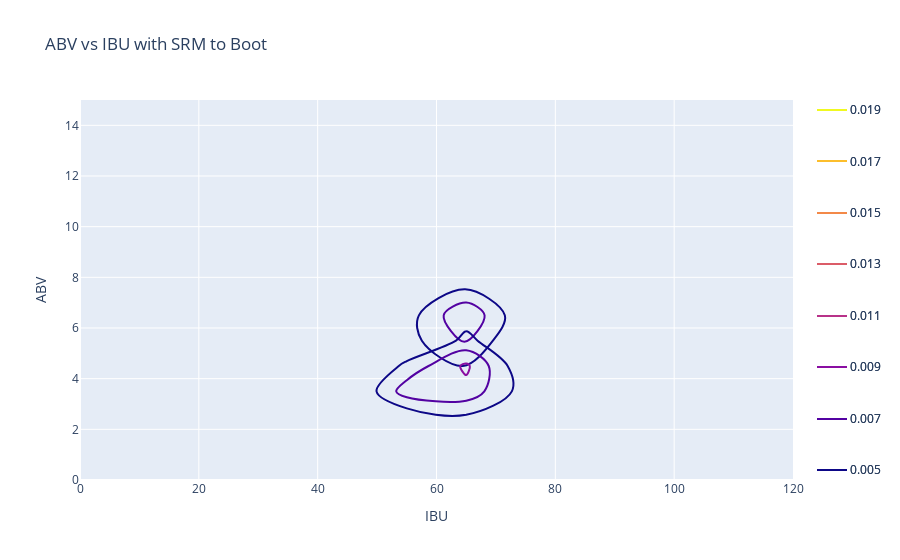

Notebook code for this chart:
### Code cell
hist, x_mid, y_mid = generate_hist(metrics, style="american ipa")
ipa = go.Contour(
        x=x_mid,
        y=y_mid,
        z=hist,
        contours_coloring='lines',
        line_width=2,
        contours={"start":0.005, "end": 0.02},
    )
hist, x_mid, y_mid = generate_hist(metrics, style="american stout")
stout = go.Contour(
        x=x_mid,
        y=y_mid,
        z=hist,
        contours_coloring='lines',
        line_width=2,
        contours={"start":0.005, "end": 0.02},
        
    )
data = [ipa, stout]
layout = {
    "xaxis": {"title": "IBU", "range": [0, 120]},
    "yaxis": {"title": "ABV", "range": [0, 15]},
    "title": "ABV vs IBU with SRM to Boot",
}
fig = go.Figure(data=data, layout=layout)
iplot(fig)

### Figure 1 — Plotly figure (JSON) as saved in the notebook; plotly's stock layout.template omitted (floating-point values rounded to 4 significant figures; data arrays with more than 128 entries replaced by an {"elided": "..."} marker saying what was removed)
{"data": [{"contours": {"coloring": "lines", "end": 0.02, "start": 0.005}, "line": {"width": 2}, "type": "contour", "x": [5, 15, 25, 35, 45, 55, 65, 75, 85, 95, 105, 115, 125, 135, 145, 155, 165, 175, 185, 195], "y": [0.5, 1.5, 2.5, 3.5, 4.5, 5.5, 6.5, 7.5, 8.5, 9.5, 10.5, 11.5, 12.5, 13.5, 14.5, 15.5, 16.5, 17.5, 18.5, 19.5], "z": {"elided": "20x20 float values"}}, {"contours": {"coloring": "lines", "end": 0.02, "start": 0.005}, "line": {"width": 2}, "type": "contour", "x": [5, 15, 25, 35, 45, 55, 65, 75, 85, 95, 105, 115, 125, 135, 145, 155, 165, 175, 185, 195], "y": [0.5, 1.5, 2.5, 3.5, 4.5, 5.5, 6.5, 7.5, 8.5, 9.5, 10.5, 11.5, 12.5, 13.5, 14.5, 15.5, 16.5, 17.5, 18.5, 19.5], "z": {"elided": "20x20 float values"}}], "layout": {"title": {"text": "ABV vs IBU with SRM to Boot"}, "xaxis": {"range": [0, 120], "title": {"text": "IBU"}}, "yaxis": {"range": [0, 15], "title": {"text": "ABV"}}}}
